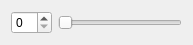
<?xml version="1.0" encoding="UTF-8"?>
<ui version="4.0">
 <class>BoxSilder</class>
 <widget class="QWidget" name="BoxSilder">
  <property name="geometry">
   <rect>
    <x>0</x>
    <y>0</y>
    <width>193</width>
    <height>43</height>
   </rect>
  </property>
  <property name="windowTitle">
   <string>Form</string>
  </property>
  <layout class="QHBoxLayout" name="horizontalLayout">
   <item>
    <widget class="QSpinBox" name="spinBox"/>
   </item>
   <item>
    <widget class="QSlider" name="horizontalSlider">
     <property name="orientation">
      <enum>Qt::Horizontal</enum>
     </property>
    </widget>
   </item>
  </layout>
 </widget>
 <resources/>
 <connections/>
</ui>
